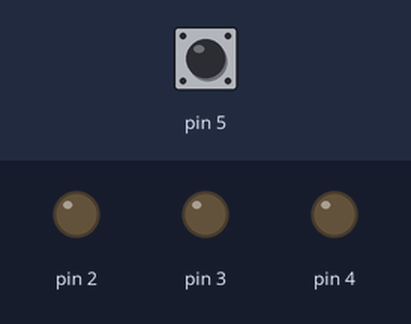
Bench run of a sketch on a simulated Arduino Uno, built with avr-gcc and run on an emulated ATmega328P. Parts: output pins drawn as LEDs (lit = HIGH). Dashed ring = blinking. Inputs (shaded band) come from the test bench; at power-on: pin 5 HIGH.

Above: at 1.2 s.
1.3 s: pin 5 pulled LOW for 1 s
At 1.4 s:
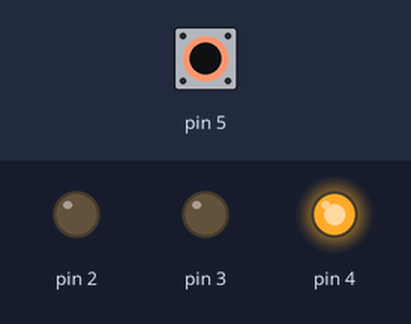
At 2.2 s:
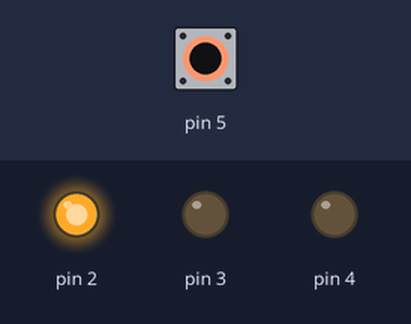
4.3 s: pin 5 pulled LOW for 3.2 s
At 4.8 s:
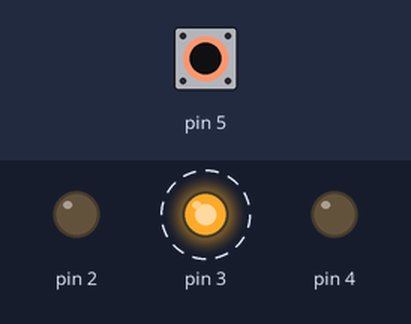
Timing chart, 0 to 8.8 s (numbered marks = the images above; inputs shaded):
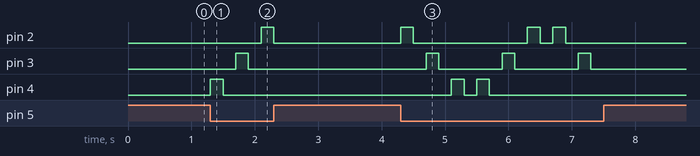

Measured:
- after the input at 1.3 s, pin 2: LOW → HIGH after 0.80 s, → LOW 0.20 s later; pin 3: LOW → HIGH after 0.40 s, → LOW 0.20 s later; pin 4: LOW → HIGH at once, → LOW 0.20 s later
- after the input at 4.3 s, pin 2: goes HIGH 0.20 s, LOW 1.8 s, HIGH 0.20 s, LOW 0.20 s, HIGH 0.20 s, then LOW, starting at once; pin 3: alternates HIGH for 0.20 s and LOW for 1.0 s, 6 changes in all, then stays LOW, starting after 0.40 s; pin 4: alternates HIGH for 0.20 s and LOW for 0.20 s, 4 changes in all, then stays LOW, starting after 0.80 s

The sketch:

Dioda.ino
```cpp
void setup() {
  pinMode(2, OUTPUT);
  pinMode(3, OUTPUT);
  pinMode(4, OUTPUT);
  pinMode(5, INPUT_PULLUP);

}

void loop() {

  for(int i=4; i>1; i--)
    {
     while(digitalRead(5)==HIGH){}
     digitalWrite(i, HIGH);
     delay(200);
     digitalWrite(i, LOW);
     delay(200);
    }

    for(int i=2; i<5; i++)
    {
     while(digitalRead(5)==HIGH){}
     digitalWrite(i, HIGH);
     delay(200);
     digitalWrite(i, LOW);
     delay(200);
    }

}
```
